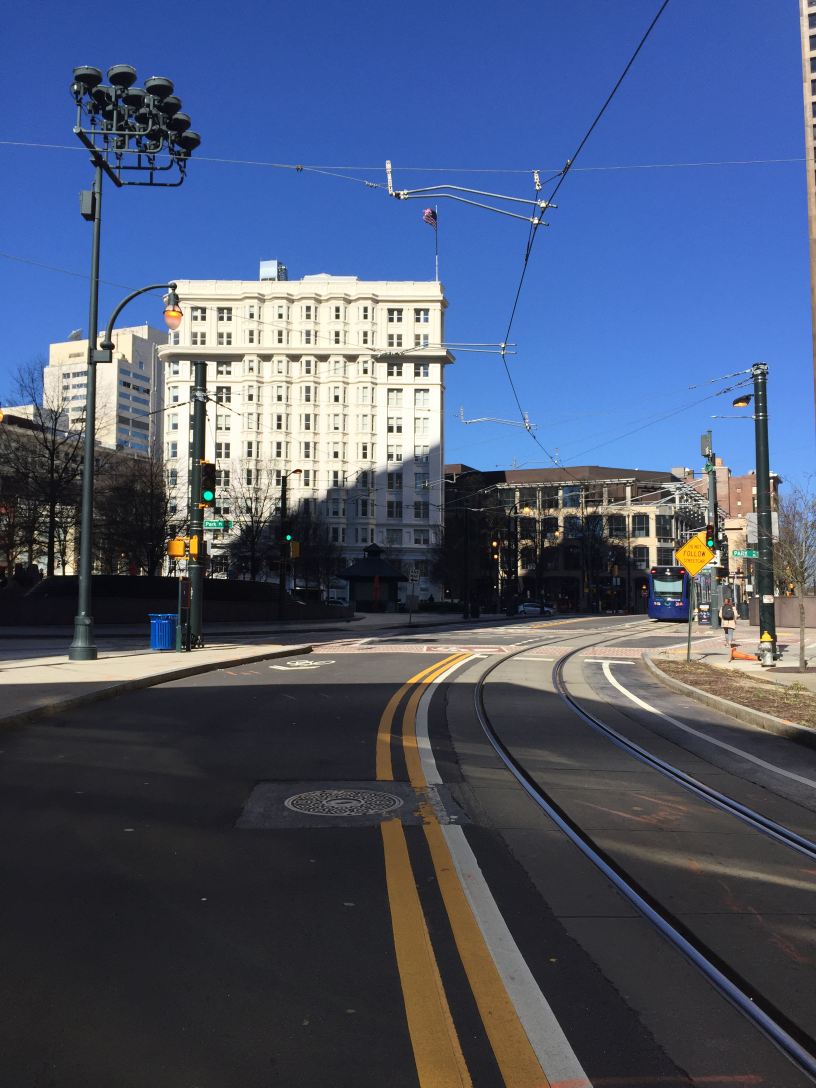
#> input picture deeplearning/opencv_practice/OpenCV_P/bay.JPG, 2448 x 3264 px (shown at 1/3 size)
$ jupyter execute opencv.ipynb
#> lines starting #> are read from the running program, lines starting #| are printed output that depends on the picture
[cell 1]
import cv2

[cell 2]
dir(cv2)

[cell 3]
img=cv2.imread('bay.JPG',0)
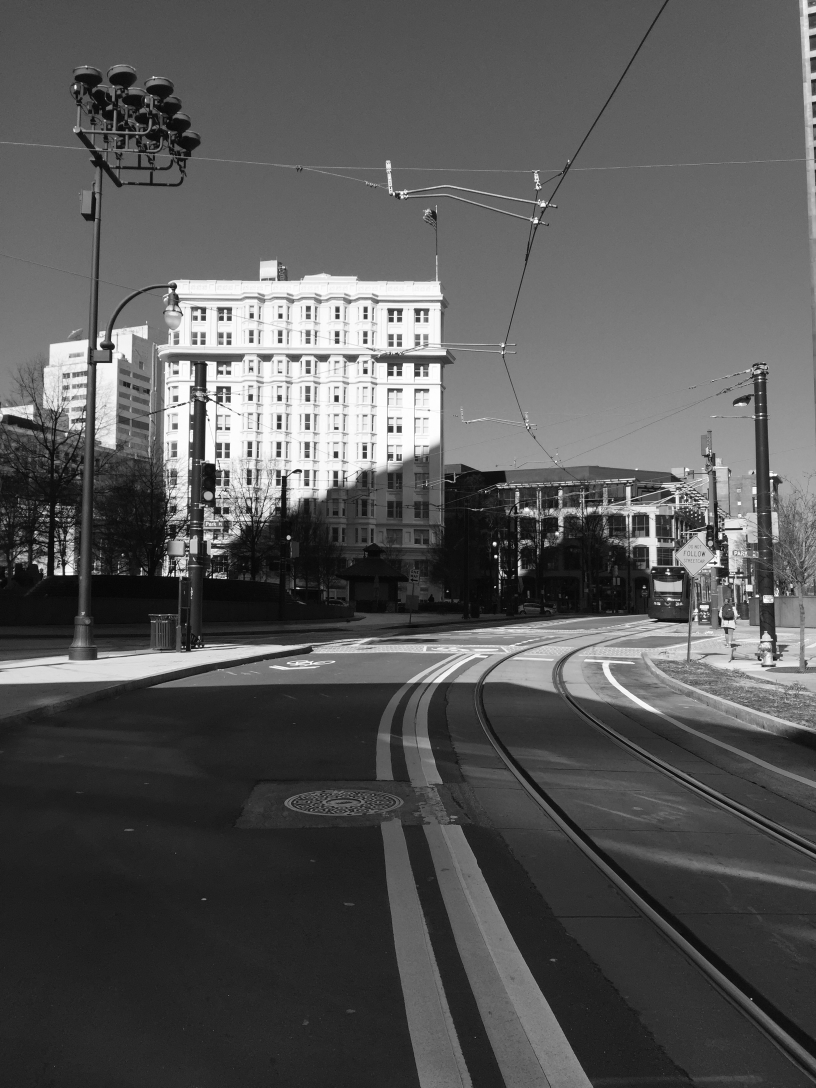
#> img: shape (3264, 2448) (shown at 1/3 size); min 0, max 255, mean 87.4

[cell 4]
img=cv2.resize(img,(224,224))
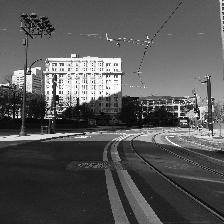
#> img: shape (224, 224); min 2, max 255, mean 87.2

[cell 5]
img.shape
#> Out = (224, 224)
